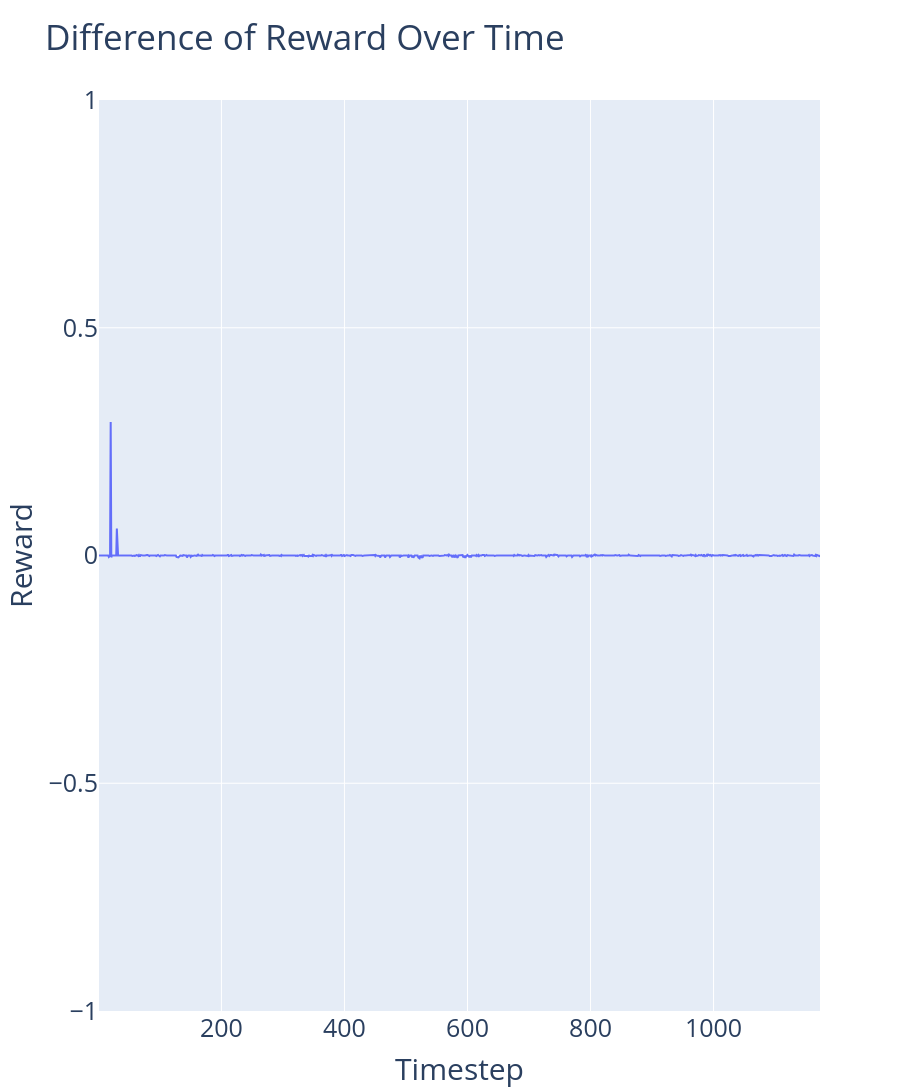

Notebook code cell kept with this figure:
### Code cell
# Plot the difference in reward over time between the agent reward and action steering reward

action_steering_info_df['difference'] = action_steering_info_df['action_steering_reward'] - action_steering_info_df['agent_reward']

trace1 = go.Scatter(
    x=action_steering_info_df['timestep'], 
    y=action_steering_info_df['difference'], 
    mode='lines', 
    name='Reward Difference'
)

# Create the layout
layout = go.Layout(
    title='Difference of Reward Over Time',
    xaxis=dict(title='Timestep'),
    yaxis=dict(title='Reward', range=[-1, 1]),  # Set y-axis range from -1 to 1
    height=1200
)

# Combine the traces and layout into a figure
fig = go.Figure(data=[trace1], layout=layout)

fig.update_layout(font=dict(size=25))

# Show the figure
fig.show()

### Figure 1 — Plotly figure (JSON) as saved in the notebook; plotly's stock layout.template omitted (floating-point values rounded to 4 significant figures; data arrays with more than 128 entries replaced by an {"elided": "..."} marker saying what was removed)
{"data": [{"mode": "lines", "name": "Reward Difference", "type": "scatter", "x": {"elided": "1173 int values"}, "y": {"elided": "1173 float values"}}], "layout": {"font": {"size": 25}, "height": 1200, "title": {"text": "Difference of Reward Over Time"}, "xaxis": {"title": {"text": "Timestep"}}, "yaxis": {"range": [-1, 1], "title": {"text": "Reward"}}}}
